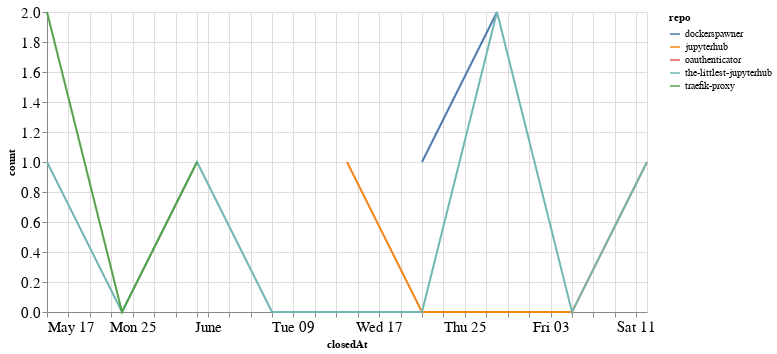

Notebook code cell kept with this figure:
### Code cell
closed_by_time = closed_by.groupby('repo').resample('W', on='closedAt').count()['author'].reset_index()
closed_by_time = closed_by_time.rename(columns={'author': 'count'})

alt.Chart(closed_by_time, width=600).mark_line().encode(
    x='closedAt',
    y='count',
    color='repo',
    tooltip="repo"
)

### Figure 1 — Vega-Lite specification as saved in the notebook (floating-point values rounded to 4 significant figures)
{"config": {"axisLeft": {"labelFontSize": 15}, "axisBottom": {"labelFontSize": 15}}, "data": {"name": "data-ad16d7b9a237a3e93f188fb3a164f1b2"}, "mark": "line", "encoding": {"color": {"type": "nominal", "field": "repo"}, "tooltip": {"type": "nominal", "field": "repo"}, "x": {"type": "temporal", "field": "closedAt"}, "y": {"type": "quantitative", "field": "count"}}, "width": 600, "$schema": "https://vega.github.io/schema/vega-lite/v4.8.1.json", "datasets": {"data-ad16d7b9a237a3e93f188fb3a164f1b2": [{"repo": "dockerspawner", "closedAt": "2020-06-21T00:00:00", "count": 1}, {"repo": "dockerspawner", "closedAt": "2020-06-28T00:00:00", "count": 2}, {"repo": "jupyterhub", "closedAt": "2020-06-14T00:00:00", "count": 1}, {"repo": "jupyterhub", "closedAt": "2020-06-21T00:00:00", "count": 0}, {"repo": "jupyterhub", "closedAt": "2020-06-28T00:00:00", "count": 0}, {"repo": "jupyterhub", "closedAt": "2020-07-05T00:00:00", "count": 0}, {"repo": "jupyterhub", "closedAt": "2020-07-12T00:00:00", "count": 1}, {"repo": "oauthenticator", "closedAt": "2020-06-21T00:00:00", "count": 1}, {"repo": "the-littlest-jupyterhub", "closedAt": "2020-05-17T00:00:00", "count": 1}, {"repo": "the-littlest-jupyterhub", "closedAt": "2020-05-24T00:00:00", "count": 0}, {"repo": "the-littlest-jupyterhub", "closedAt": "2020-05-31T00:00:00", "count": 1}, {"repo": "the-littlest-jupyterhub", "closedAt": "2020-06-07T00:00:00", "count": 0}, {"repo": "the-littlest-jupyterhub", "closedAt": "2020-06-14T00:00:00", "count": 0}, {"repo": "the-littlest-jupyterhub", "closedAt": "2020-06-21T00:00:00", "count": 0}, {"repo": "the-littlest-jupyterhub", "closedAt": "2020-06-28T00:00:00", "count": 2}, {"repo": "the-littlest-jupyterhub", "closedAt": "2020-07-05T00:00:00", "count": 0}, {"repo": "the-littlest-jupyterhub", "closedAt": "2020-07-12T00:00:00", "count": 1}, {"repo": "traefik-proxy", "closedAt": "2020-05-17T00:00:00", "count": 2}, {"repo": "traefik-proxy", "closedAt": "2020-05-24T00:00:00", "count": 0}, {"repo": "traefik-proxy", "closedAt": "2020-05-31T00:00:00", "count": 1}]}}
